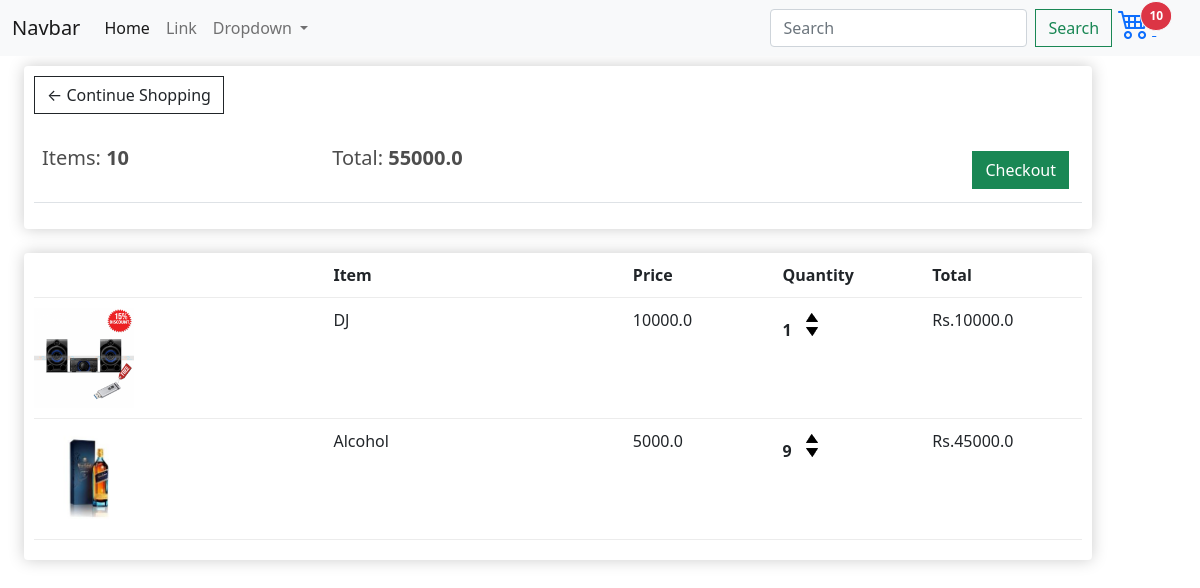
The page /cart/ (signed in) on the database as committed earlier.
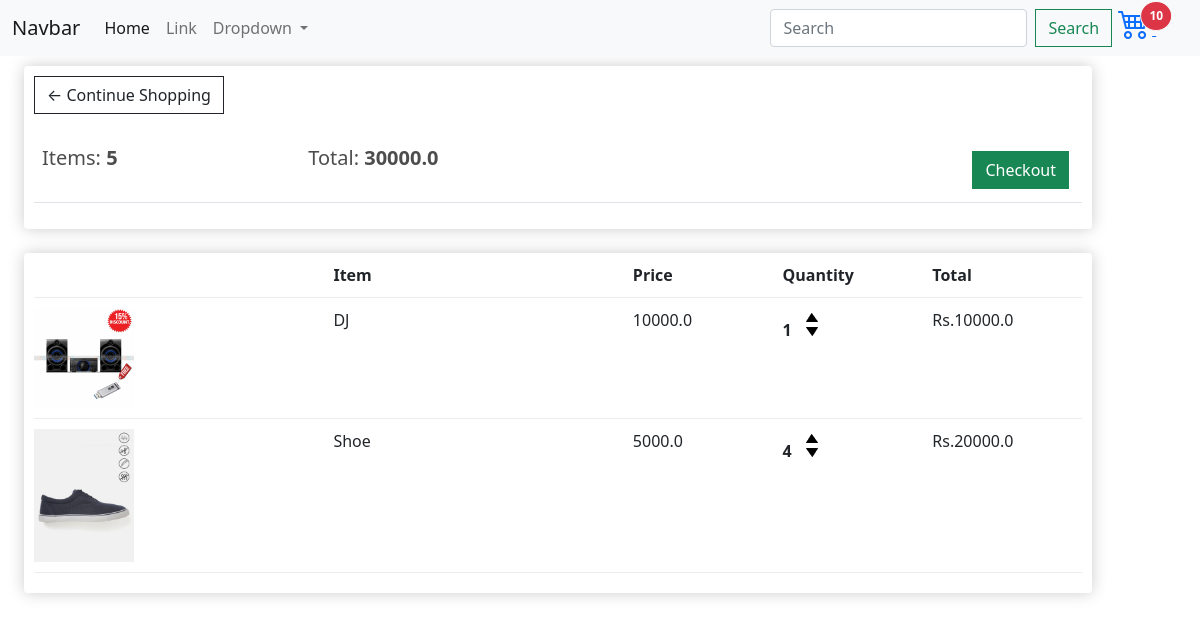
The same page on the database as committed later.
### store/models.py (models this page shows, shortened)
class Order(models.Model):
    customer = models.ForeignKey(Customer, on_delete=models.SET_NULL, null=True, blank=True)
    date_ordered = models.DateTimeField(auto_now_add=True)
    complete = models.BooleanField(default=False)
    transaction_id = models.CharField(max_length=100, null=True)
    @property
    def get_cart_total(self):
        orderitems = self.orderitem_set.all()
        total = sum([item.get_total for item in orderitems])
        return total
    @property
    def get_cart_items(self):
        orderitems = self.orderitem_set.all()
        total = sum([item.quantity for item in orderitems])
        return total

class OrderItem(models.Model):
    product = models.ForeignKey(Product, on_delete=models.SET_NULL, null=True)
    order = models.ForeignKey(Order, on_delete=models.SET_NULL, null=True)
    quantity = models.IntegerField(default=0, null=True, blank=True)
    date_added = models.DateTimeField(auto_now_add=True)
    @property
    def get_total(self):
        total = self.product.price * self.quantity
        return total

class Product(models.Model):
    product_status = (
        ('N',"New"),
        ('T',"Trending"),
        ('X','Excel'),
            )
    category_type = (
        ("Men","Men"),
        ("Women","Women"),
        ("Electronic","Electronic"),
        ("Book","Book"),)
    name = models.CharField(max_length=200)
    price = models.FloatField()
    category = models.CharField(max_length=10,choices=category_type,null=True, blank=True)
    status = models.CharField(max_length=1,choices= product_status,null=True, blank=True)
    description = models.TextField(null=True,blank = True)
    featured = models.ImageField(null=True, blank=True)
    @property
    def imageURL(self):
        try:
            url = self.featured.url
        except:
            url = ''
        return url

### store/views.py (the view)
# urls.py: path('cart/', views.cart , name = 'cart'),
def cart(request):
    data = cartData(request)
    cartItems = data['cartItems']
    order = data['order']
    items = data['items']
    context = {'items':items, 'order':order, 'cartItems':cartItems}
    return render(request, 'store/cart.html', context)

### store/utils.py (called while the page is built)
def cartData(request):
    if request.user.is_authenticated:
        customer = request.user.customer
        order, created = Order.objects.get_or_create(customer=customer, complete=False)
        items = order.orderitem_set.all()
        cartItems = order.get_cart_items
    else:
        cookieData = cookieCart(request)
        cartItems = cookieData['cartItems']
        order = cookieData['order']
        items = cookieData['items']
    return {'cartItems':cartItems ,'order':order, 'items':items}

### store/templates/store/cart.html
{% extends 'store/main.html' %}
{% load static %}
{% block content %}
    <div class="container row">
        <div class="col-lg-12">
            <div class="box-element">
                <a  class="btn btn-outline-dark" href="{% url 'store' %}">&#x2190; Continue Shopping</a>
                <br>
                <br>
                <table class="table">
                    <tr>
                        <th><h5>Items: <strong> {{ order.get_cart_items }}</strong></h5></th>
                        <th><h5>Total:<strong> {{ order.get_cart_total }}</strong></h5></th>
                        <th>
                        <a  style="float:right; margin:5px;" class="btn btn-success" href="{% url 'checkout' %}">Checkout</a>
                        </th>
                    </tr>
                </table>
            </div>
            <br>
            <div class="box-element">
                <div class="cart-row">
                    <div style="flex:2"></div>
                    <div style="flex:2"><strong>Item</strong></div>
                    <div style="flex:1"><strong>Price</strong></div>
                    <div style="flex:1"><strong>Quantity</strong></div>
                    <div style="flex:1"><strong>Total</strong></div>
                </div>
                {% for item in items%}
                <div class="cart-row">
                    <div style="flex:2"><img class="row-image" src={{ item.product.imageURL }}></div>
                    <div style="flex:2"><p>{{ item.product.name }}</p></div>
                    <div style="flex:1"><p>{{ item.product.price }}</p></div>
                    <div style="flex:1">
                        <p class="quantity">{{ item.quantity }}</p>
                        <div class="quantity">
                            <img data-product="{{ item.product.id }}" data-action="add" class="chg-quantity update-cart" src="{% static  'images/arrow-up.png' %}">
                            <img data-product=" {{ item.product.id }} " data-action = "remove" class="chg-quantity update-cart" src="{% static  'images/arrow-down.png' %}">
                        </div>
                    </div>
                    <div style="flex:1"><p>Rs.{{ item.get_total }}</p></div>
                </div>
                {% endfor %}
            </div>
        </div>
    </div>
{% endblock content %}

Rows that differ between the two databases and show on the page:
changed through a linked row, Order: get_cart_items "10" → "5"; get_cart_total "55000.0" → "30000.0"
changed OrderItem: product.imageURL: a different picture; product.name "Alcohol" → "Shoe"; quantity "9" → "4"; get_total "45000.0" → "20000.0"
